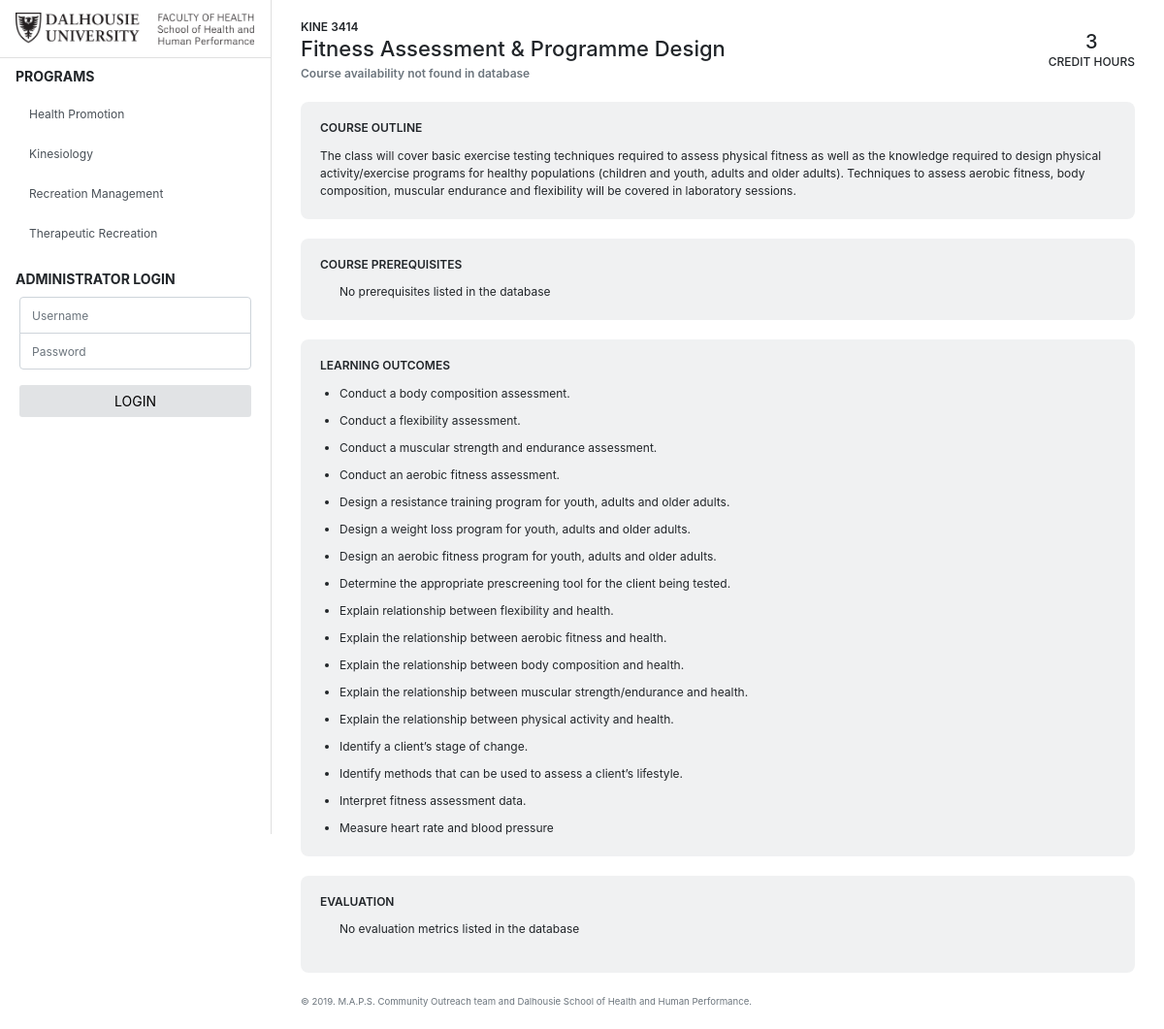
Screenshot of /course.php?course=KINE 3414 with the database file from the repository.
### tables this page shows
CREATE TABLE IF NOT EXISTS `course` (
  `courseCode` VARCHAR(255) NOT NULL,
  `courseTitle` VARCHAR(255) NOT NULL,
  `courseOutline` TEXT NULL DEFAULT NULL,
  `prerequisites` TEXT NULL DEFAULT NULL,
  `learningoutcomes` TEXT NULL DEFAULT NULL,
  `creditHrs` INT NULL,
  `evaluation` TEXT NULL DEFAULT NULL,
  `availability` VARCHAR(45) NULL,
  `program` VARCHAR(45) NULL,
 
  PRIMARY KEY (`courseCode`));

### html/includes/db.php (called while the page is built, shortened)
<?php
function query($db, $q, $arg=[]) {
   $stmt = $db->prepare($q);
   $stmt->execute($arg);
   return $stmt->fetch();
}
function getCourse($db, $coursecode) {
   $q = 'SELECT * FROM `course` WHERE courseCode LIKE ?';
   return query($db, $q, [$coursecode]);
}
?>

### html/course.php (the view)
<?php include("includes/header.php");
function courseprereq($db, $course){
   $temp=$course['prerequisites'];
   $temp= explode (',',$temp);
   foreach($temp as $prereq){
      $arr = explode("/", $prereq, 2);
      $first= $arr[0];
      $c= getCourse($db, $first);
      if($first!=null){
         if ($c != null) {
            echo '<a role="button" class="btn btn-secondary btn-sm" href="course.php?course='.$first.'">'.$prereq."</a>\n";
         } else {
            echo '<a role="button" class="btn btn-secondary btn-sm" style="pointer-events: none;">'.$prereq."</a>\n";
         }
      }else {
         echo "No prerequisites listed in the database";
      }
   }
}?>
                <div class="class-name-hours d-flex justify-content-between align-items-center">
                    <div class="class-title">
                        <p><?php echo $course['courseCode']; ?></p>
                        <h2><?php echo $course['courseTitle'];?></h2>
                        <p class="text-muted mt-1">
                            <span><?php if ($course['availability'] != null) { echo "Available in the ".$course['availability']; } else { echo "Course availability not found in database"; } ?></span>
                        </p>
                    </div>
                    <div class="credit-hours align-middle text-center">
                        <h2><?php echo $course['creditHrs'];?></h2>
                        <p>CREDIT HOURS</p>
                    </div>
                </div>
                <div class="card">
                    <div class="card-body">
                        <h6 class="card-title">COURSE OUTLINE</h6>
                        <p class="card-text"><?php echo $course['courseOutline'];?></p>
                    </div>
                </div>
                <div class="card">
                    <div class="card-body">
                        <h6 class="card-title">COURSE PREREQUISITES</h6>
                        <div class="outcomes-list"><?php courseprereq($db, $course); ?></div>
                    </div>
                </div>
                <div class="card">
                    <div class="card-body">
                        <h6 class="card-title">LEARNING OUTCOMES</h6>
                        <ul class="outcomes-list">
                        <?php
if ($course['learningoutcomes'] != null) {
   array_map(function ($outcome) {echo '<li>'.$outcome.'</li>'; }, explode("\n", $course['learningoutcomes']));
} else {
   echo "<p>No learning outcomes listed in the database</p>\n";
}
?>
                        </ul>
                    </div>
                </div>
                <div class="card">
                    <div class="card-body">
                        <h6 class="card-title">EVALUATION</h6>
                        <ul class="outcomes-list">
                        <?php
if ($course['evaluation'] != null) {
   array_map(function ($outcome) {echo '<li>'.$outcome.'</li>'; }, explode("\n", $course['evaluation']));
} else {
   echo "<p>No evaluation metrics listed in the database</p>\n";
}
?>
                        </ul>
                    </div>
                </div>
<?php include("includes/footer.php"); ?>

### html/css/hahp-styles.css (style rules this page uses)
body { font-size: 12px; }
.class-name-hours { margin-bottom: 20px; }
.program-title p, .class-title p { font-size: 12px; font-weight: 600; margin: 0px; }
.program-title h2, .class-title h2 { font-size: 22px; margin: 0px; }
.credit-hours h2 { font-size: 20px; margin: 0px; }
.credit-hours p { font-size: 12px; font-weight: 500; margin: 0px; }
.card { border-radius: 8px; background-color: rgba(108, 117, 125, 0.1); border: 0; margin-bottom: 20px; }
.card-title { font-size: 12px; font-weight: 600; }
.outcomes-list { padding-left: 20px; margin-bottom: 0px; }
.outcomes-list li { margin-bottom: 10px; }
.outcomes-list li:last-child { margin-bottom: 0px; }

### rows the page displays
course: courseCode "KINE 3414", courseTitle "Fitness Assessment & Programme Design", creditHrs "3", courseOutline "The class will cover basic exercise testing techniques required to assess physical fitness as well as the knowledge required to design physical activity/exercise programs for healthy populations (children and youth, adults and older adults). Techniques to assess aerobic fitness, body composition, muscular endurance and flexibility will be covered in laboratory sessions."
